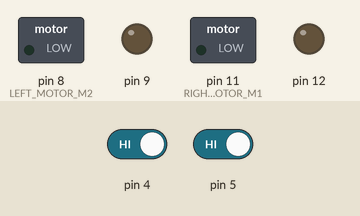
Simulated run of this sketch. Board: Arduino Uno, built with avr-gcc and run on an emulated ATmega328P. Shown: switched loads named in the sketch (green lamp = pin HIGH), output pins drawn as LEDs (lit = HIGH). Inputs (shaded band) come from the test bench; at power-on: pin 4 HIGH, pin 5 HIGH.

Above: at 1.2 s.
1.3 s: pin 4 driven LOW
At 2.2 s:
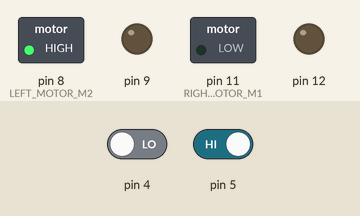
2.8 s: pin 5 driven LOW
At 3.4 s:
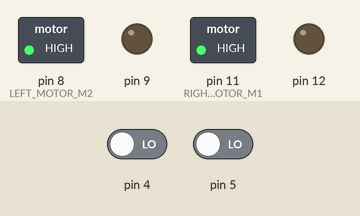
4.3 s: pin 4 driven HIGH
At 5.5 s:
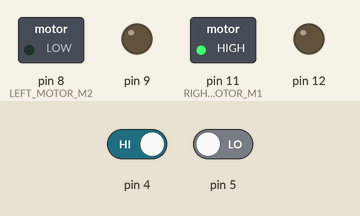
5.8 s: pin 5 driven HIGH
At 6.9 s:
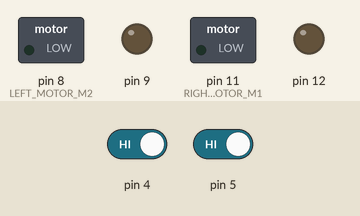
Timing chart, 0 to 8.3 s (numbered marks = the images above; inputs shaded):
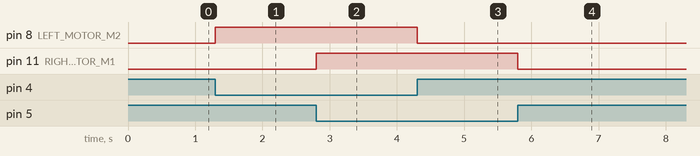

The sketch:

BLACK_LINE_ROBOT_V.ino
```cpp
void setup()
{
pinMode(8,OUTPUT); //LEFT MOTOR M2
pinMode(9,OUTPUT);
pinMode(11,OUTPUT);//RIGHT MOTOR M1
pinMode(12,OUTPUT);
pinMode(4,INPUT);
pinMode(5,INPUT);

}

void loop()
{
int l = digitalRead(4);
int r = digitalRead(5);

if(l==LOW && r==LOW)
{
digitalWrite(8,HIGH);
digitalWrite(9,LOW);
digitalWrite(11,HIGH);
digitalWrite(12,LOW);
}
else if(l==HIGH && r==LOW)
{
digitalWrite(8,LOW);
digitalWrite(9,LOW);
digitalWrite(11,HIGH);
digitalWrite(12,LOW);
}
else if(l==LOW && r==HIGH)
{
digitalWrite(8,HIGH);
digitalWrite(9,LOW);
digitalWrite(11,LOW);
digitalWrite(12,LOW);
}
else
{
digitalWrite(8,LOW);
digitalWrite(9,LOW);
digitalWrite(11,LOW);
digitalWrite(12,LOW);
}
}
```

Measured:
- after the input at 1.3 s, pin 8 (LEFT_MOTOR_M2): LOW → HIGH at once
- after the input at 2.8 s, pin 11 (RIGHT_MOTOR_M1): LOW → HIGH at once
- after the input at 4.3 s, pin 8 (LEFT_MOTOR_M2): HIGH → LOW at once
- after the input at 5.8 s, pin 11 (RIGHT_MOTOR_M1): HIGH → LOW at once
